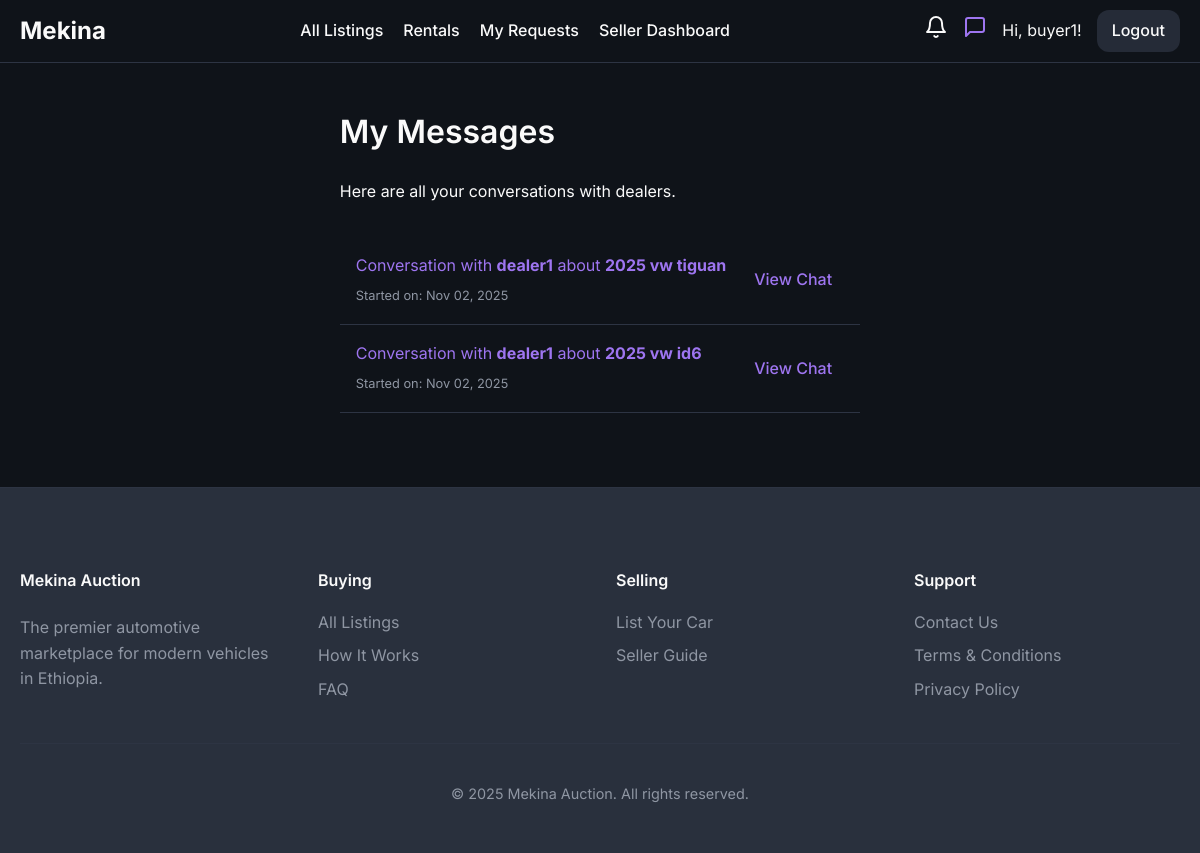
/my-messages (signed in), run on the app's committed database.
### models/user.py (models this page shows, shortened)
class User(UserMixin, db.Model):
    id = db.Column(db.Integer, primary_key=True)
    username = db.Column(db.String(64), index=True, unique=True, nullable=False)
    email = db.Column(db.String(120), index=True, unique=True, nullable=False)
    phone_number = db.Column(db.String(20), nullable=True)
    password_hash = db.Column(db.String(128))
    is_admin = db.Column(db.Boolean, default=False)
    is_dealer = db.Column(db.Boolean, default=False)
    is_rental_company = db.Column(db.Boolean, default=False)
    is_verified = db.Column(db.Boolean, default=False) # For verified dealers
    points = db.Column(db.Integer, nullable=False, default=5) # Points for dealers to bid
    cars = db.relationship('Car', backref='owner', lazy='dynamic')
    bids = db.relationship('Bid', backref='bidder', lazy='dynamic')
    dealer_bids = db.relationship('DealerBid', backref='dealer', lazy='dynamic')
    car_requests = db.relationship('CarRequest', backref='customer', lazy='dynamic')
    ratings_given = db.relationship('DealerRating', foreign_keys='DealerRating.buyer_id', back_populates='buyer', lazy='dynamic')
    ratings_received = db.relationship('DealerRating', foreign_keys='DealerRating.dealer_id', back_populates='dealer', lazy='dynamic')

### models/conversation.py (models this page shows, shortened)
class Conversation(db.Model):
    __tablename__ = 'conversations'
    id = db.Column(db.Integer, primary_key=True)
    is_unlocked = db.Column(db.Boolean, nullable=False, default=False) # Tracks if dealer paid to unlock
    message_count = db.Column(db.Integer, nullable=False, default=0) # Tracks number of free messages
    created_at = db.Column(db.DateTime, nullable=False, default=datetime.utcnow)
    car_id = db.Column(db.Integer, db.ForeignKey('car.id'), nullable=False)
    buyer_id = db.Column(db.Integer, db.ForeignKey('user.id'), nullable=False)
    dealer_id = db.Column(db.Integer, db.ForeignKey('user.id'), nullable=False)
    car = db.relationship('Car', backref='conversations')
    buyer = db.relationship('User', foreign_keys=[buyer_id])
    dealer = db.relationship('User', foreign_keys=[dealer_id])

### models/car.py (models this page shows, shortened)
class Car(db.Model):
    id = db.Column(db.Integer, primary_key=True)
    make = db.Column(db.String(64), nullable=False)
    model = db.Column(db.String(64), nullable=False)
    year = db.Column(db.Integer, nullable=False)
    description = db.Column(db.Text, nullable=True)
    owner_id = db.Column(db.Integer, db.ForeignKey('user.id'), nullable=False)
    service_history_url = db.Column(db.String(200), nullable=True)
    inspection_report_url = db.Column(db.String(200), nullable=True)
    is_approved = db.Column(db.Boolean, default=False, nullable=False)
    is_active = db.Column(db.Boolean, default=True, nullable=False)
    is_featured = db.Column(db.Boolean, default=False, nullable=False)
    is_bank_loan_available = db.Column(db.Boolean, default=False, nullable=False)
    transmission = db.Column(db.String(50))
    drivetrain = db.Column(db.String(50))
    mileage = db.Column(db.Integer)
    fuel_type = db.Column(db.String(50))
    condition = db.Column(db.String(50)) # e.g., New, Used
    body_type = db.Column(db.String(50), nullable=True) # e.g., SUV, Sedan
    listing_type = db.Column(db.String(50), default='auction', nullable=False) # 'auction', 'sale', 'rental'
    fixed_price = db.Column(db.Float, nullable=True) # For 'sale' listing_type
    auction = db.relationship('Auction', backref='car', uselist=False, cascade="all, delete-orphan")
    rental_listing = db.relationship('RentalListing', backref='car', uselist=False, cascade="all, delete-orphan")
    images = db.relationship('CarImage', backref='car', lazy=True, cascade="all, delete-orphan") # One-to-many relationship with CarImage
    equipment = db.relationship('Equipment', secondary=car_equipment_association, lazy='subquery', backref=db.backref('cars', lazy=True))

### routes/main.py (the view)
@main_bp.route('/my-messages')
@login_required
def my_messages():
    conversations = Conversation.query.filter_by(buyer_id=current_user.id).order_by(Conversation.created_at.desc()).all()
    return render_template('buyer_messages.html', conversations=conversations)

### templates/buyer_messages.html (shortened to what this page needs)
{% extends "base.html" %}
{% block content %}
    <h1>My Messages</h1>
    <p>Here are all your conversations with dealers.</p>
    <div class="notification-list">
        {% if conversations %}
            {% for conv in conversations %}
                <a href="{{ url_for('main.view_buyer_conversation', conversation_id=conv.id) }}" class="notification-item-link">
                    <div class="notification-item">
                        <div class="notification-content">
                            <p>
                                Conversation with <strong>{{ conv.dealer.username }}</strong>
                                about <strong>{{ conv.car.year }} {{ conv.car.make }} {{ conv.car.model }}</strong>
                            </p>
                            <small class="notification-time">Started on: {{ conv.created_at.strftime('%b %d, %Y') }}</small>
                        </div>
                        <div class="notification-action">
                            <span class="btn">View Chat</span>
                        </div>
                    </div>
                </a>
            {% endfor %}
        {% else %}
            <p>You have not started any conversations yet.</p>
        {% endif %}
    </div>
{% endblock %}

### templates/base.html (shortened to what this page needs)
<!DOCTYPE html>
<html lang="en">
<head>
    <link rel="stylesheet" href="{{ url_for('static', filename='css/style.css', v=now.timestamp()) }}">
</head>
<body class="{% block body_class %}{% endblock %}">
    <nav>
        <a href="{{ url_for('main.home') }}" class="nav-brand">Mekina</a>
        <div class="nav-menu" id="nav-menu">
            <ul>
                {% if current_user.is_authenticated and current_user.is_admin %}
                    <li><a href="{{ url_for('admin.dashboard') }}" class="{{ 'active' if request.endpoint == 'admin.dashboard' }}">Dashboard</a></li>
                    <li><a href="{{ url_for('admin.rental_management') }}" class="{{ 'active' if request.endpoint == 'admin.rental_management' }}">Manage Rentals</a></li>
                    <li><a href="{{ url_for('admin.dealer_management') }}" class="{{ 'active' if request.endpoint == 'admin.dealer_management' }}">Manage Dealers</a></li>
                    <li><a href="{{ url_for('admin.user_management') }}" class="{{ 'active' if request.endpoint == 'admin.user_management' }}">Users</a></li>
                    <li><a href="{{ url_for('auctions.list_auctions') }}" class="{{ 'active' if request.endpoint == 'auctions.list_auctions' }}">Manage Listings</a></li>
                {% elif current_user.is_authenticated and current_user.is_rental_company %}
                    <li><a href="{{ url_for('rentals.dashboard') }}" class="{{ 'active' if request.endpoint == 'rentals.dashboard' }}">Rental Dashboard</a></li>
                {% elif current_user.is_authenticated and current_user.is_dealer %}
                    <li><a href="{{ url_for('main.all_listings') }}" class="{{ 'active' if request.endpoint == 'main.all_listings' }}">All Listings</a></li>
                    <li><a href="{{ url_for('dealer.dashboard') }}" class="{{ 'active' if request.endpoint == 'dealer.dashboard' }}">Dealer Dashboard</a></li>
                {% elif current_user.is_authenticated %}
                    <li><a href="{{ url_for('main.all_listings') }}" class="{{ 'active' if request.endpoint == 'main.all_listings' }}">All Listings</a></li>
                    <li><a href="{{ url_for('rentals.list_rentals') }}" class="{{ 'active' if request.endpoint == 'rentals.list_rentals' }}">Rentals</a></li>
                    <li><a href="{{ url_for('request.my_requests') }}" class="{{ 'active' if request.endpoint == 'request.my_requests' }}">My Requests</a></li>
                    <li><a href="{{ url_for('seller.dashboard') }}" class="{{ 'active' if request.endpoint == 'seller.dashboard' }}">Seller Dashboard</a></li>
                {% endif %}
            </ul>
            <div class="nav-right">
                {% if current_user.is_authenticated %}
                    <a href="{{ url_for('main.notifications') }}" class="desktop-icon-link notification-bell-link {% if request.endpoint == 'main.notifications' %}active{% endif %}">
                    </a>
                    {% if current_user.is_dealer %}
                        <a href="{{ url_for('dealer.list_messages') }}" class="desktop-icon-link {% if 'dealer.list_messages' in request.endpoint or 'dealer.view_conversation' in request.endpoint %}active{% endif %}">
                            <svg xmlns="http://www.w3.org/2000/svg" width="24" height="24" viewBox="0 0 24 24" fill="none" stroke="currentColor" stroke-width="2" stroke-linecap="round" stroke-linejoin="round" class="feather feather-message-square"><path d="M21 15a2 2 0 0 1-2 2H7l-4 4V5a2 2 0 0 1 2-2h14a2 2 0 0 1 2 2z"></path></svg>
                            <span class="notification-badge message-badge" style="display: {% if unread_messages_count > 0 %}inline-block{% else %}none{% endif %};">{{ unread_messages_count }}</span>
                        </a>
                    {% else %}
                        <a href="{{ url_for('main.my_messages') }}" class="desktop-icon-link {% if 'main.my_messages' in request.endpoint or 'main.view_buyer_conversation' in request.endpoint %}active{% endif %}">
                            <svg xmlns="http://www.w3.org/2000/svg" width="24" height="24" viewBox="0 0 24 24" fill="none" stroke="currentColor" stroke-width="2" stroke-linecap="round" stroke-linejoin="round" class="feather feather-message-square"><path d="M21 15a2 2 0 0 1-2 2H7l-4 4V5a2 2 0 0 1 2-2h14a2 2 0 0 1 2 2z"></path></svg>
                        </a>
                    {% endif %}
                    <span class="desktop-username">Hi, {{ current_user.username }}!</span>
                    <a href="{{ url_for('auth.logout') }}" class="nav-button">Logout</a>
                {% else %}
                    <a href="{{ url_for('auth.login') }}" class="nav-button">Login</a>
                    <a href="{{ url_for('auth.register') }}" class="nav-button">Register</a>
                {% endif %}
            </div>
        </div>
    </nav>
    {% block main_content %}
        <main class="container">
            {% block content %}{% endblock %}
        </main>
    {% endblock %}
    <footer class="site-footer">
        <div class="container">
            <div class="footer-content-grid">
                <div class="footer-brand">
                    <h4>Mekina Auction</h4>
                    <p>
                        The premier automotive marketplace for modern vehicles in Ethiopia.
                    </p>
                </div>
                <div class="footer-links">
                    <h4>Buying</h4>
                    <ul>
                        <li><a href="{{ url_for('main.all_listings') }}">All Listings</a></li>
                        <li><a href="{{ url_for('main.how_it_works') }}">How It Works</a></li>
                        <li><a href="#">FAQ</a></li>
                    </ul>
                </div>
                <div class="footer-links">
                    <h4>Selling</h4>
                    <ul>
                        <li><a href="{{ url_for('seller.submit_car') }}">List Your Car</a></li>
                        <li><a href="#">Seller Guide</a></li>
                    </ul>
                </div>
                <div class="footer-links">
                    <h4>Support</h4>
                    <ul>
                        <li><a href="#">Contact Us</a></li>
                        <li><a href="#">Terms & Conditions</a></li>
                        <li><a href="#">Privacy Policy</a></li>
                    </ul>
                </div>
            </div>
            <div class="footer-bottom">
                <p>&copy; {{ now.year }} Mekina Auction. All rights reserved.</p>
            </div>
        </div>
    </footer>
</body>
</html>

### static/css/style.css (style rules this page uses)
:root { --background: 220 25% 8%; --foreground: 0 0% 98%; --card: 220 20% 13%; --card-foreground: 0 0% 95%; --popover: 220 20% 13%; --popover-foreground: 0 0% 95%; --primary: 38 92% 50%; --primary-foreground: 220 70% 12%; --secondary: 220 20% 20%; --secondary-foreground: 0 0% 95%; --muted: 220 20% 18%; --muted-foreground: 220 10% 60%; --accent: 260 80% 70%; --accent-foreground: 0 0% 100%; --destructive: 0 62.8% 30.6%; --destructive-foreground: 0 0% 100%; --border: 220 20% 22%; --input: 220 20% 20%; --ring: 260 80% 70%; --radius: 0.75rem; --success: 142 76% 36%; --warning: 38 92% 50%; --info: 220 20% 18%; --gradient-primary: linear-gradient(135deg, hsl(220 20% 12%), hsl(220 20% 18%)); --gradient-accent: linear-gradient(135deg, hsl(260 80% 70%), hsl(260 70% 60%)); --shadow-card: 0 4px 6px -1px hsl(0 0% 0% / 0.3), 0 2px 4px -1px hsl(0 0% 0% / 0.2); --shadow-elevated: 0 10px 15px -3px hsl(0 0% 0% / 0.3), 0 4px 6px -2px hsl(0 0% 0% / 0.2); }
body { font-family: "Inter", sans-serif; background-color: hsl(var(--background)); color: hsl(var(--foreground)); margin: 0; line-height: 1.6; display: flex; flex-direction: column; min-height: 100vh; padding-top: 53px; }
main { flex-grow: 1; }
h1, h2, h3, h4, h5, h6 { font-weight: 600; }
a { color: hsl(var(--accent)); text-decoration: none; }
.btn, .button-group button, .button-group a { border: none; padding: 8px 12px; border-radius: var(--radius); cursor: pointer; font-weight: 500; text-decoration: none; display: inline-block; text-align: center; transition: all 0.2s ease-in-out; }
.nav-button { background-color: hsl(var(--info)); color: hsl(var(--foreground)); padding: 8px 15px; border-radius: var(--radius); font-weight: 500; }
.notification-list { margin-top: 2rem; }
.notification-item { display: flex; align-items: center; justify-content: space-between; gap: 1rem; padding: 1rem; border-bottom: 1px solid hsl(var(--border)); transition: background-color 0.2s; }
.notification-content { flex-grow: 1; }
.notification-content p { margin: 0 0 0.25rem 0; }
.notification-time { font-size: 0.8em; color: hsl(var(--muted-foreground)); }
.notification-action { flex-shrink: 0; }
nav { position: fixed; top: 0; left: 0; right: 0; z-index: 100; background-color: hsl(var(--background)); border-bottom: 1px solid hsl(var(--border)); padding: 10px 20px; display: flex; justify-content: space-between; align-items: center; }
.nav-brand { font-size: 1.5rem; font-weight: 700; color: hsl(var(--foreground)); text-decoration: none; }
nav ul { list-style: none; margin: 0; padding: 0; display: flex; gap: 20px; }
nav a { color: hsl(var(--foreground)); font-weight: 500; }
nav a.active { color: hsl(var(--accent)); font-weight: 700; }
.nav-right { display: flex; align-items: center; gap: 15px; }
.desktop-icon-link.active, .mobile-notification-bell-link.active { color: hsl(var(--accent)); }
.nav-menu { flex-grow: 1; display: contents; }
.site-footer { background-color: hsl(var(--secondary)); color: hsl(var(--muted-foreground)); padding: 3rem 0 1rem; border-top: 1px solid hsl(var(--border)); margin-top: auto; }
.footer-content-grid { display: grid; grid-template-columns: repeat(4, 1fr); gap: 2rem; margin-bottom: 2rem; }
.footer-brand h4 { color: hsl(var(--foreground)); margin-top: 0; }
.footer-links h4 { color: hsl(var(--foreground)); margin-top: 0; margin-bottom: 1rem; }
.footer-links ul { list-style: none; padding: 0; margin: 0; }
.footer-links ul li { margin-bottom: 0.5rem; }
.footer-links a { color: hsl(var(--muted-foreground)); }
.footer-bottom { text-align: center; padding-top: 1.5rem; border-top: 1px solid hsl(var(--border)); font-size: 0.9em; }
.container { max-width: 1200px; margin: 2rem auto; padding: 0 20px; }

### data on the page
User: username "buyer1"
Conversation: dealer.username "dealer1", car.year "2025", car.make "vw", car.model "tiguan", created_at "Nov 02, 2025"
Conversation: dealer.username "dealer1", car.year "2025", car.make "vw", car.model "id6", created_at "Nov 02, 2025"
